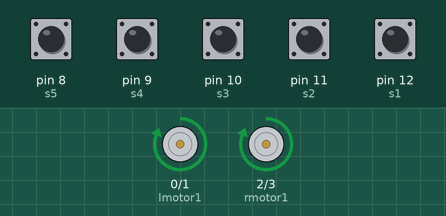
This sketch was run on a simulated Arduino Uno, built with avr-gcc and run on an emulated ATmega328P. Parts: motor-driver pin pairs drawn as motors (green arrow = first pin HIGH = forward, orange = second pin HIGH = backward, longer = more drive). The test bench sets the inputs (shaded band); at power-on: pin 8 (s5), pin 9 (s4), pin 10 (s3), pin 11 (s2), pin 12 (s1) HIGH. At 0.3 s the program stops and its outputs stay as they are.

Above: at 0.16 s.
Timing chart, 0 to 1.8 s (numbered marks = the images above):
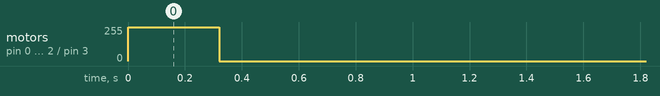

Measured:
- by itself, motor on pin 0 (lmotor1) / pin 1 (lmotor2), motor on pin 2 (rmotor1) / pin 3 (rmotor2): stopped → forward 255/255 at 0.00 s, → stopped 0.32 s later

The sketch:

new.c.ino
```cpp
#define lmotor1 0
#define lmotor2 1
#define rmotor1 2
#define rmotor2 3

#define green 7
#define red 5

#define s5 8 //leFT
#define s4 9
#define s3 10
#define s2 11
#define s1 12 //right


void setup() {
  pinMode(lmotor1,OUTPUT);
  pinMode(lmotor2,OUTPUT);
  pinMode(rmotor1,OUTPUT);
  pinMode(rmotor2,OUTPUT);
  pinMode(s1,INPUT);
  pinMode(s2,INPUT);
  pinMode(s3,INPUT);
  pinMode(s4,INPUT);
  pinMode(s5,INPUT);
}
//white high
void loop() {
  int lsensor= digitalRead(s1);
  int lmsensor= digitalRead(s2);
  int msensor=digitalRead(s3);
  int rmsensor=digitalRead(s4);
  int rsensor=digitalRead(s5);


if (lsensor== LOW && lmsensor== LOW && rmsensor == LOW  && rsensor== LOW && msensor == LOW) uturn(msensor);
else if (lsensor == HIGH && rsensor==LOW) lleft(msensor);
else if (lsensor == LOW && rsensor==HIGH) rright(msensor);
else if (lsensor == HIGH && rsensor== HIGH) rright(msensor);

else if (lmsensor== LOW && rmsensor == LOW && msensor == HIGH) forward();
else if(lmsensor== HIGH && rmsensor == LOW ) left();
else if(lmsensor== LOW && rmsensor == HIGH) right();


}


void forward()
{

  digitalWrite(lmotor1,HIGH);
  digitalWrite(lmotor2,LOW);

  digitalWrite(rmotor1,HIGH);
  digitalWrite(rmotor2,LOW);


}

void left()
{

  digitalWrite(lmotor1,LOW);
  digitalWrite(lmotor2,HIGH);

  digitalWrite(rmotor1,HIGH);
  digitalWrite(rmotor2,LOW);
}

void right()
{

  digitalWrite(rmotor1,LOW);
  digitalWrite(rmotor2,HIGH);

  digitalWrite(lmotor1,HIGH);
  digitalWrite(lmotor2,LOW);

}


void brake()
{
  digitalWrite(green,HIGH);
  forward();
  delay(100);

  digitalWrite(rmotor1,LOW);
  digitalWrite(rmotor2,LOW);

  digitalWrite(lmotor1,LOW);
  digitalWrite(lmotor2,LOW);
  while(1)
  {
    digitalWrite(6,HIGH);
    digitalWrite(green,HIGH);
    }

}

void lleft(int msensor)
{
  digitalWrite(red,HIGH);

  forward();
  delay(200);
  left();
  while (msensor ==LOW)
  {
    msensor=digitalRead(s3);
    left();
  }
 // delay(500);

  digitalWrite(red,LOW);

}

void rright(int msensor)
{
  digitalWrite(red,HIGH);

  forward();
  delay(200);


  delay(20);

  int lsensor= digitalRead(s1);
  int lmsensor= digitalRead(s2);
  int rmsensor=digitalRead(s4);
  int rsensor=digitalRead(s5);

  if (lsensor== HIGH && lmsensor==HIGH && rmsensor== HIGH && rsensor==HIGH) {
    brake();
  }


  right();

  while(msensor==LOW)
  {
    msensor = digitalRead(s3);
    right();
  }
  delay(500);//700

  digitalWrite(red,LOW);
}

void uturn(int msensor)
{
  forward();
  delay(100);

  while(msensor==LOW)
  {
    msensor=digitalRead(s3);
    left();
  }
 // delay(1000);
}
```
